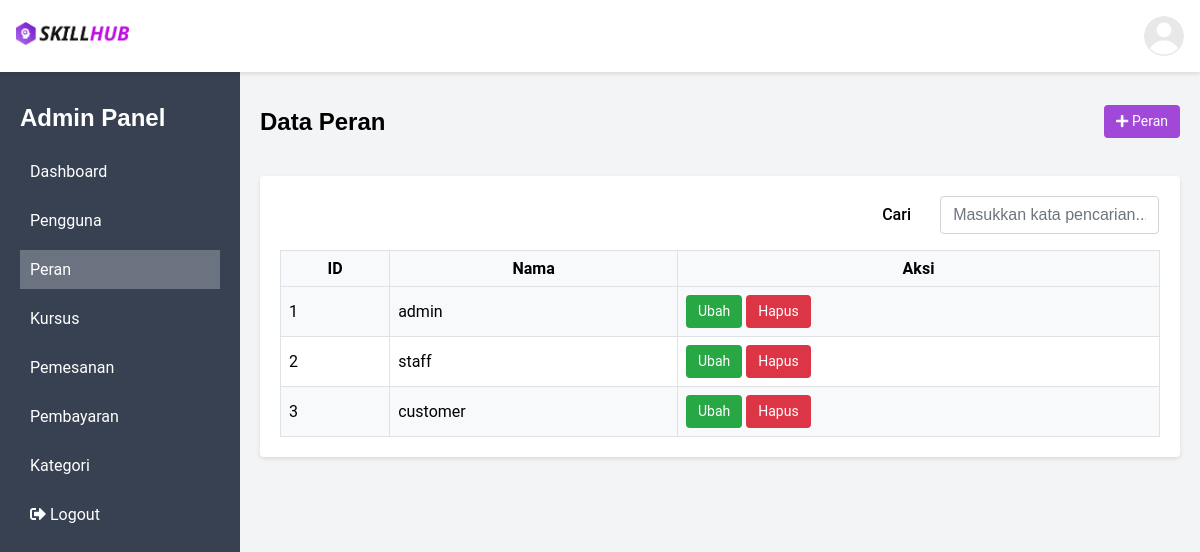
The page /public/peran (signed in) on the database its author committed.
### tables this page shows
CREATE TABLE `peran` (
  `id` int(11) NOT NULL,
  `nama` varchar(20) NOT NULL
);

### app/controllers/Peran.php (called while the page is built, shortened)
<?php
class Peran extends Controller
{
    public function index()
    {
        $data["judul"] = "Daftar Peran";
        $data["peran"] = $this->model("PeranModel")->all();
        $this->view("admin_panel.peran.index", $data, "templates.layout_admin");
    }
}

### app/core/App.php (called while the page is built, shortened)
<?php
class App
{
    protected $method = 'index';
    protected $params = [];
    public function __construct()
    {
        $this->controller = new $this->controller;
        call_user_func_array([$this->controller, $this->method], $this->params);
    }
}

### public/index.php (called while the page is built, shortened)
<?php
$app = new App;

### app/core/Database.php (called while the page is built, shortened)
<?php
class Database{
    private $host = DB_HOST,
            $user = DB_USER,
            $pass = DB_PASS,
            $dbname = DB_NAME;
    private $dbh,
            $stmt;
    public function __construct(){
        $dsn = "mysql:host=$this->host;dbname=$this->dbname";
        $option = [
            PDO::ATTR_PERSISTENT => true,
            PDO::ATTR_ERRMODE => PDO::ERRMODE_EXCEPTION
        ];
        try{
            $this->dbh = new PDO($dsn, "$this->user", "$this->pass", $option);
        }catch(PDOException $e){
            die($e->getMessage());
        }
    }
    public function query($query){
        $this->stmt = $this->dbh->prepare($query);
    }
    public function bind($param, $value, $type = null){
        if(is_null($type)){
            switch(true){
                case is_int($value) :
                    $type = PDO::PARAM_INT;
                    break;
            }
        }
        $this->stmt->bindValue($param, $value, $type);
    }
    public function execute(){
        $this->stmt->execute();
    }
    public function resultSet(){
        $this->execute();
        return $this->stmt->fetchAll(PDO::FETCH_ASSOC);
    }
}

### app/models/PeranModel.php (called while the page is built, shortened)
<?php
class PeranModel
{
    private $table = "peran", $db;
    public function __construct()
    {
        $this->db = new Database;
    }
    public function all()
    {
        $sql = <<<SQL
            SELECT * FROM $this->table;
        SQL;
        $this->db->query($sql);
        return $this->db->resultSet();
    }
}
?>

### app/views/admin_panel/peran/index.php (the view, shortened to what this page needs)
<div class="row items-center">
  <div class="col-6">
    <h2>Data Peran</h2>
  </div>
  <div class="col-6 text-right">
    <a href="<?= BASEURL; ?>/peran/create" class="btn btn-primary text-sm">
      <i class="fas fa-plus"></i>
      Peran
    </a>
  </div>
</div>
<div class="row">
  <div class="col-12">
    <div class="card mt-5">
      <div class="card-body">
        <div class="flex justify-end mb-4 mr-4">
          <div class="row items-center">
            <label for="search" class="form-label col-4 col-md-3 m-0">Cari</label>
            <input type="text" class="form-control col-8 col-md-9" id="search" placeholder="Masukkan kata pencarian..." data-url="<?= BASEURL; ?>/peran/search">
          </div>
        </div>
        <table class="table table-bordered table-striped table-hover">
          <thead>
            <tr class="text-center">
              <th>ID</th>
              <th>Nama</th>
              <th>Aksi</th>
            </tr>
          </thead>
          <tbody>
            <?php foreach ($peran as $row) : ?>
              <tr>
                <td><?= $row['id']; ?></td>
                <td><?= $row['nama']; ?></td>
                <td>
                  <a href="<?= BASEURL; ?>/peran/edit/<?= $row['id']; ?>" class="btn btn-success text-sm">Ubah</a>
                  <a href="<?= BASEURL; ?>/peran/destroy/<?= $row['id']; ?>" class="btn btn-danger btn-hapus text-sm" data-id="<?= $row['id']; ?>">Hapus</a>
                </td>
              </tr>
            <?php endforeach; ?>
          </tbody>
        </table>
      </div>
    </div>
  </div>
</div>

### public/css/style.css (style rules this page uses)
body, p { margin: 0; border: 0; outline: 0; font-size: 1rem; vertical-align: baseline; background: transparent; font-family: "Roboto", sans-serif; }
h1, h2, h3, h4, h5, h6 { font-family: "Montserrat", sans-serif; }
a { text-decoration: none; }
.flex { display: flex; }
.items-center { align-items: center; }
.justify-end { justify-content: flex-end; }
.btn { display: inline-block; font-weight: 400; color: #fff; text-align: center; vertical-align: middle; user-select: none; background-color: transparent; padding: 0.375rem 0.75rem; font-size: 1rem; line-height: 1.5; border-radius: 0.25rem; transition: color 0.15s ease-in-out, background-color 0.15s ease-in-out, border-color 0.15s ease-in-out, box-shadow 0.15s ease-in-out; cursor: pointer; border: none; }
.btn-primary { background-color: #a148d9; border-color: #a148d9; color: #fff; }
.btn-success { background-color: #28a745; border-color: #28a745; }
.btn-danger { background-color: #dc3545; border-color: #dc3545; }
.row { display: -ms-flexbox; display: flex; -ms-flex-wrap: wrap; flex-wrap: wrap; margin-right: -15px; margin-left: -15px; }
.col-1, .col-2, .col-3, .col-4, .col-5, .col-6, .col-7, .col-8, .col-9, .col-10, .col-11, .col-12, .col, .col-auto, .col-sm-1, .col-sm-2, .col-sm-3, .col-sm-4, .col-sm-5, .col-sm-6, .col-sm-7, .col-sm-8, .col-sm-9, .col-sm-10, .col-sm-11, .col-sm-12, .col-sm, .col-sm-auto, .col-md-1, .col-md-2, .col-md-3, .col-md-4, .col-md-5, .col-md-6, .col-md-7, .col-md-8, .col-md-9, .col-md-10, .col-md-11, .col-md-12, .col-md, .col-md-auto, .col-lg-1, .col-lg-2, .col-lg-3, .col-lg-4, .col-lg-5, .col-lg-6, .col-lg-7, .col-lg-8, .col-lg-9, .col-lg-10, .col-lg-11, .col-lg-12, .col-lg, .col-lg-auto, .col-xl-1, .col-xl-2, .col-xl-3, .col-xl-4, .col-xl-5, .col-xl-6, .col-xl-7, .col-xl-8, .col-xl-9, .col-xl-10, .col-xl-11, .col-xl-12, .col-xl, .col-xl-auto { position: relative; width: 100%; padding-right: 15px; padding-left: 15px; }
.col-4 { -ms-flex: 0 0 33.333333%; flex: 0 0 33.333333%; max-width: 33.333333%; }
.col-6 { -ms-flex: 0 0 50%; flex: 0 0 50%; max-width: 50%; }
.col-8 { -ms-flex: 0 0 66.666667%; flex: 0 0 66.666667%; max-width: 66.666667%; }
.col-12 { -ms-flex: 0 0 100%; flex: 0 0 100%; max-width: 100%; }
@media (min-width: 768px) { .col-md-3 { -ms-flex: 0 0 25%; flex: 0 0 25%; max-width: 25%; } }
@media (min-width: 768px) { .col-md-9 { -ms-flex: 0 0 75%; flex: 0 0 75%; max-width: 75%; } }
.mt-5 { margin-top: 1.25rem; }
.mb-4 { margin-bottom: 1rem; }
.mr-4 { margin-right: 1rem; }
.m-0 { margin: 0 !important; }
.text-sm { font-size: 0.875rem; }
.text-center { text-align: center !important; }
.text-right { text-align: right; }
.table { width: 100%; border-collapse: collapse; }
.table thead th { background-color: #f8f9fa; border-bottom: 1px solid #dee2e6; padding: 8px; font-weight: bold; }
.table tbody td { border-bottom: 1px solid #dee2e6; padding: 8px; }
.table-striped tbody tr:nth-of-type(odd) { background-color: #f8f9fa; }
.table-bordered { border: 1px solid #dee2e6; }
.table-bordered thead th, .table-bordered tbody td { border: 1px solid #dee2e6; }
.form-control { display: block; width: 100%; padding: 0.375rem 0.75rem; font-size: 1rem; line-height: 1.5; color: #495057; background-color: #fff; background-clip: padding-box; border: 1px solid #ced4da; border-radius: 0.25rem; transition: border-color 0.15s ease-in-out, box-shadow 0.15s ease-in-out; }
.form-control::placeholder { color: #6c757d; opacity: 1; }
.form-label { display: block; margin-bottom: 0.5rem; font-weight: 500; }
.card { position: relative; display: -ms-flexbox; display: flex; -ms-flex-direction: column; flex-direction: column; min-width: 0; word-wrap: break-word; background-color: #fff; background-clip: border-box; box-shadow: 0 2px 4px rgba(0, 0, 0, 0.1); border-radius: 0.25rem; }
.card-body { -ms-flex: 1 1 auto; flex: 1 1 auto; padding: 1.25rem; }

### rows shown on the page
peran: id "1", nama "admin"
peran: id "2", nama "staff"
peran: id "3", nama "customer"
